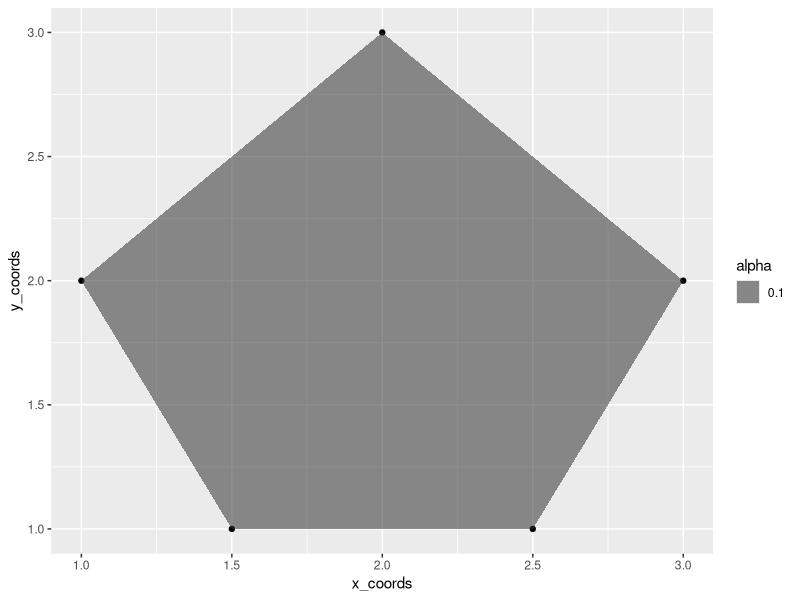
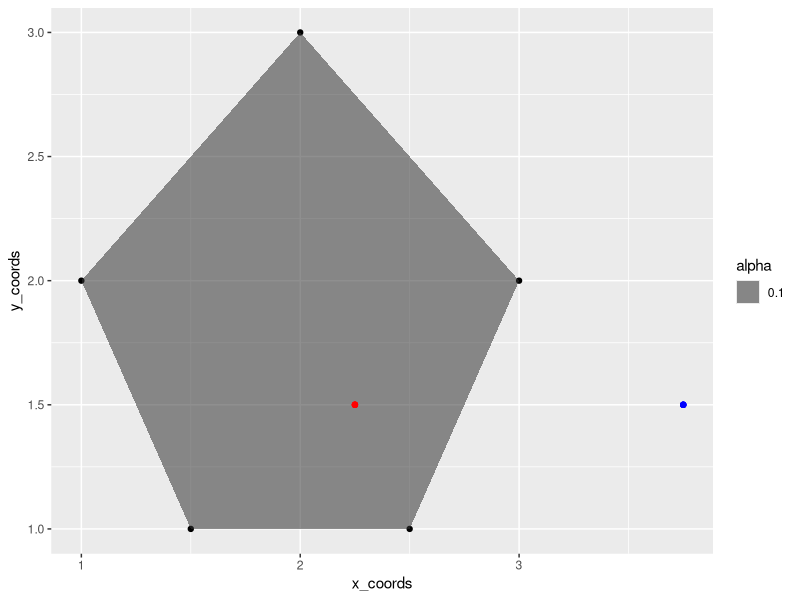

Write R code to recreate these figures, in order.
## ---- chunk 1
library(tidyverse)
## ---- chunk 2

x_coords <- c(1,2,3,2.5,1.5)
y_coords <- c(2,3,2,1,1)

polygon <- data.frame(x_coords, y_coords)

ggplot(polygon, aes(x = x_coords, y = y_coords)) +
 geom_point() +
 geom_polygon(aes(alpha=0.1))

## ---- chunk 3
point <- c(2.25, 1.5)
referencia <- c(max(polygon$x_coords)*1.25, point[2])

ggplot(polygon, aes(x = x_coords, y = y_coords)) +
  geom_point() +
  geom_polygon(aes(alpha=0.1)) +
  geom_point(aes(x = point[1],
                 y = point[2]), color = "red") +
  geom_point(aes(x = referencia[1],
                 y = referencia[2]), color = "blue")
  
## ---- chunk 4
crear_recta <- function(X, Y){
  mu <- (Y[2]-Y[1])/(X[2]-X[1])
  b0 <- Y[1] - X[1]*(Y[2]-Y[1])/(X[2]-X[1])
  
  return(c(mu, b0))
}
## ---- chunk 5
recta_1 <- crear_recta(c(0,1), c(0,10))
recta_1
## ---- chunk 6
poly_df <- data.frame(matrix(ncol = 6, nrow = 0))
colnames(poly_df) <- c("x1","x2","y1","y2","mu","b")

for (idx in seq(nrow(polygon))){
  
  if (idx != nrow(polygon)){
    coords = c(polygon$x_coords[idx],
               polygon$x_coords[idx+1],
               polygon$y_coords[idx],
               polygon$y_coords[idx+1])
  }
  else {
    coords = c(polygon$x_coords[idx],
               polygon$x_coords[1],
               polygon$y_coords[idx],
               polygon$y_coords[1])
  }
  
  recta = crear_recta(coords[c(1,2)], coords[c(3,4)])
  nuevo_registro = c(coords, recta)
  
  poly_df[idx,] <- nuevo_registro
}

poly_df
## ---- chunk 7
lin_ref <- crear_recta(c(point[1], referencia[1]), c(point[2], referencia[2]))

poly_df <- poly_df %>% mutate(x_inter = (lin_ref[2] - b)/(mu))

poly_df
## ---- chunk 8
flag <- c()

for (idx in seq(nrow(poly_df))){
  x_min = min(c(poly_df$x1[idx], poly_df$x2[idx]))
  x_max = max(c(poly_df$x1[idx], poly_df$x2[idx]))
  
  en_rango = (x_min < poly_df$x_inter[idx]) & (poly_df$x_inter[idx] < x_max)
  
  en_rango_ref = (point[1] < poly_df$x_inter[idx]) & (poly_df$x_inter[idx] < referencia[1])
  
  flag_idx = en_rango * en_rango_ref
  
  flag <- c(flag, flag_idx)
}

poly_df$flag <- flag
poly_df
## ---- chunk 9
(sum(poly_df$flag) %% 2) != 0
## ---- chunk 10
crear_recta <- function(X, Y){
  mu <- (Y[2]-Y[1])/(X[2]-X[1])
  b0 <- Y[1] - X[1]*(Y[2]-Y[1])/(X[2]-X[1])
  
  return(c(mu, b0))
}

#Función inpolygon
inpolygon <- function(x_utm, y_utm, D_x , D_y){
  #Construcción del DataFrame
  polygon = data.frame(D_x, D_y)
  
  #Se generan puntos de referencia
  point = c(x_utm, y_utm)
  referencia = c(max(polygon$D_x)*1.25, point[2])
  lin_ref <- crear_recta(c(point[1], referencia[1]), c(point[2], referencia[2]))
  
  #DataFrame para aristas del polígono
  poly_df <- data.frame(matrix(ncol = 6, nrow = 0))
  colnames(poly_df) <- c("x1","x2","y1","y2","mu","b")
  
  #Ciclo para obtener pares de coordenadas y parámetros de una recta
  for (idx in seq(nrow(polygon))){
    
    if (idx != nrow(polygon)){
      coords = c(polygon$D_x[idx],
                 polygon$D_x[idx+1],
                 polygon$D_y[idx],
                 polygon$D_y[idx+1])
    }
    else {
      coords = c(polygon$D_x[idx],
                 polygon$D_x[1],
                 polygon$D_y[idx],
                 polygon$D_y[1])
    }
    
    recta = crear_recta(coords[c(1,2)], coords[c(3,4)])
    nuevo_registro = c(coords, recta)
    
    poly_df[idx,] <- nuevo_registro
    }
  
  #Obtener punto de intersección de cada arista con lin_ref
  poly_df <- poly_df %>% mutate(x_inter = (lin_ref[2] - b)/(mu))
  
  #Ciclo para evaluar si la intersección está en rangos de validación
  flag <- c()
  for (idx in seq(nrow(poly_df))){
    x_min = min(c(poly_df$x1[idx], poly_df$x2[idx]))
    x_max = max(c(poly_df$x1[idx], poly_df$x2[idx]))
    
    en_rango = (x_min < poly_df$x_inter[idx]) & (poly_df$x_inter[idx] < x_max)
    
    en_rango_ref = (point[1] < poly_df$x_inter[idx]) & (poly_df$x_inter[idx] < referencia[1])
    
    flag_idx = en_rango * en_rango_ref
    
    flag <- c(flag, flag_idx)
  }
  
  poly_df$flag <- flag
  
  #Criterio inpolygon
  return((sum(poly_df$flag) %% 2) != 0)
}

## ---- chunk 11
D_x <- c(1,2,3,2.5,1.5)
D_y <- c(2,3,2,1,1)
x_utm <- 2.25
y_utm <- 1.5

inpolygon(x_utm = x_utm, y_utm = y_utm, D_x = D_x, D_y = D_y)

## ---- chunk 12
D_x <- c(1,2,3,2.5,1.5)
D_y <- c(2,3,2,1,1)
x_utm <- 1
y_utm <- 2.5

inpolygon(x_utm = x_utm, y_utm = y_utm, D_x = D_x, D_y = D_y)
